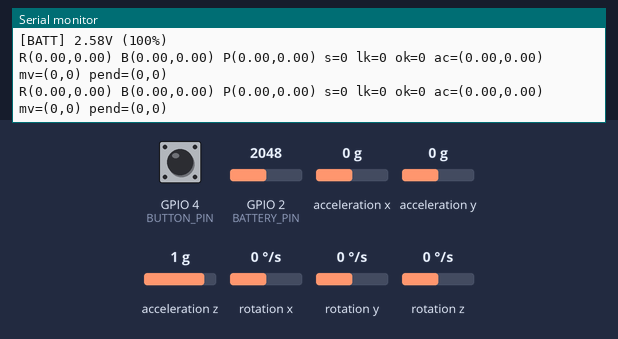
The program below on a simulated ESP32. On the bench: the last lines printed to the serial monitor. The test bench sets the inputs (shaded band); at power-on: GPIO 4 (BUTTON_PIN) HIGH, rotation x 0 °/s, rotation z 0 °/s, GPIO 2 (BATTERY_PIN) = 2048, acceleration x 0 g, acceleration y 0 g, acceleration z 1 g, rotation y 0 °/s (analog values on the 0–4095 scale). USB keyboard and mouse output is not drawn.

Above: at 6.8 s.
6.9 s: GPIO 4 (BUTTON_PIN) pulled LOW for 0.15 s
At 7.31 s:
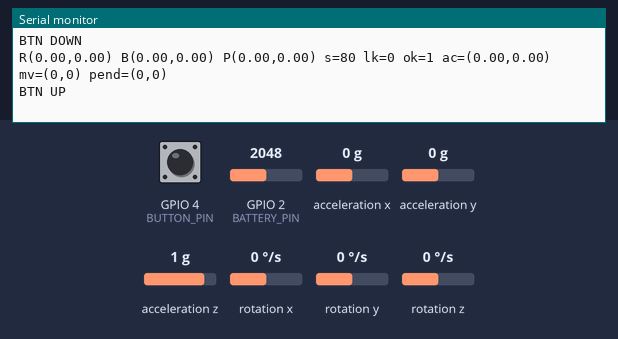
8.5 s: rotation x set to -192 °/s
At 8.9 s:
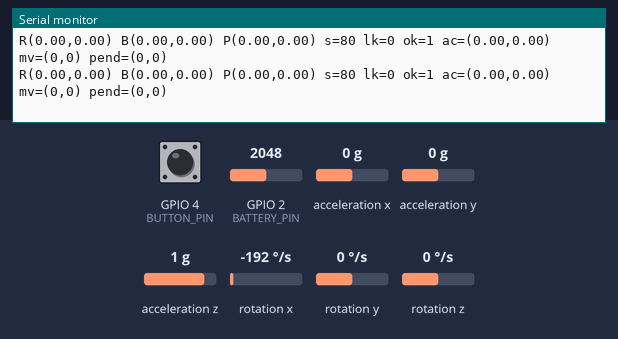
10.0 s: rotation z set to -192 °/s
At 10.4 s:
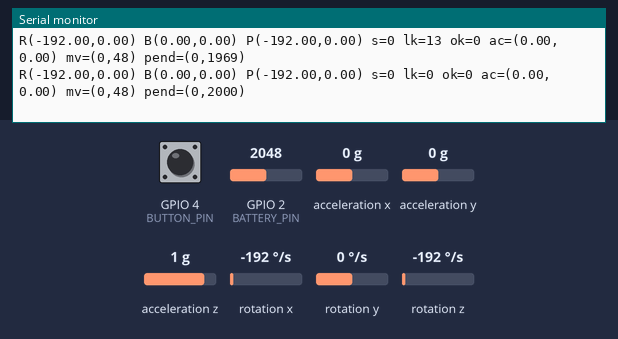
11.5 s: GPIO 4 (BUTTON_PIN) pulled LOW for 1 s
At 11.78 s:
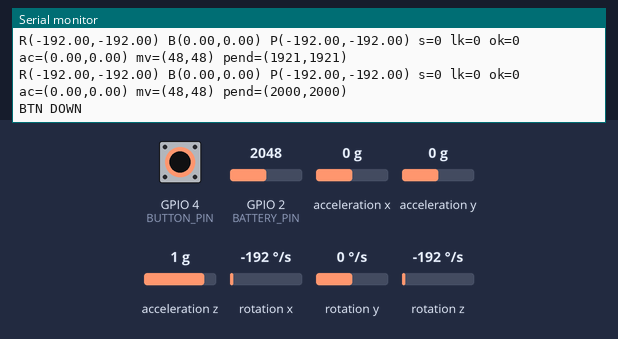
14.0 s: rotation x set to -100 °/s
At 14.4 s:
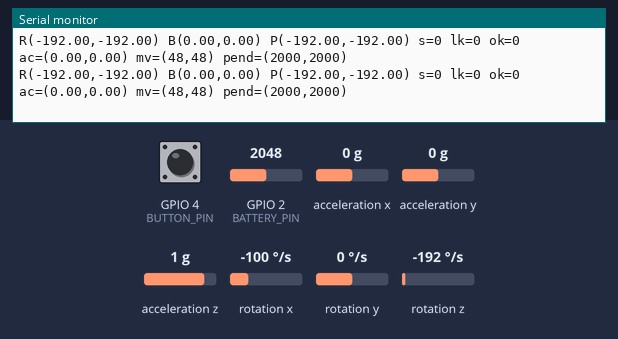
Timing chart, 0 to 16.5 s (numbered marks = the images above; inputs shaded):
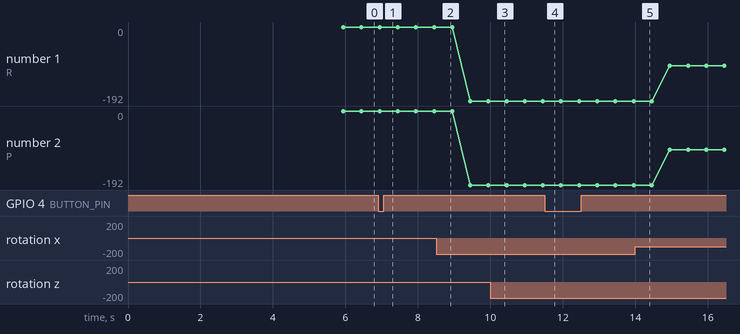

Measured:
- after the input at 6.9 s, the serial monitor: prints a new line at once (image 1)
- after the input at 11.5 s, the serial monitor: prints a new line at once (image 4)
- plotted number 1: 0 → -192 after the input at 8.5 s, -192 → -100 after the input at 14.0 s
- plotted number 2: 0 → -192 after the input at 8.5 s, -192 → -100 after the input at 14.0 s

The program:

main.cpp
```cpp
#include <Arduino.h>
#include <BleMouse.h>
#include <Bounce2.h>
#include <MPU6050_light.h>
#include <Wire.h>

// ===== 引脚 =====
#define BUTTON_PIN 4
#define BATTERY_PIN 2

// ===== 电池参数 =====
#define ADC_CORRECTION 1.564f
#define BATTERY_MAX_V 2.50f
#define BATTERY_MIN_V 1.80f
#define ADC_REF_V 3.3f
#define ADC_RESOLUTION 4095.0f

// ===== 核心调参 =====
#define GAIN 0.25f
#define DEAD_ZONE 0.8f
#define SMOOTH_FACTOR 0.5f
#define INVERT_Y 1

// ===== 静止判定参数 =====
#define STILL_WIN 60
#define RANGE_THRESH 1.2f
#define ABS_THRESH 2.0f
#define STILL_COUNT_THRESH 80
#define MOTION_LOCK_COUNT 100
#define BIAS_ALPHA 0.008f
#define ACCUM_CLEAR_MS 1000

// ===== BLE发送参数 =====
/**
 * PENDING_LIMIT：pendingX/Y 的最大累积量
 * 防止BLE卡顿时 pending 无限增长导致鼠标瞬移
 * 200Hz * 127 * 0.25(gain) ≈ 理论最大速度，5000 足够安全
 */
#define PENDING_LIMIT 2000

/**
 * BLE_SEND_INTERVAL_MS：BLE发送任务的固定节拍（ms）
 * 必须 > 实际BLE连接间隔，设60ms对所有平台保守安全
 * Windows≈46ms / Mac≈30ms / Android≈11ms
 * 60ms是对Windows最保守的选择，改成45可以提升Mac/Android流畅度
 * 如果还有notify error就改成70
 */
#define BLE_SEND_INTERVAL_MS 60

// ============================================================
// 共享位移寄存器
// 传感器（Core1）原子累加，BLE任务（Core0）每帧取一包发送
// ============================================================
static volatile int pendingX = 0;
static volatile int pendingY = 0;
static portMUX_TYPE moveMux = portMUX_INITIALIZER_UNLOCKED;

static SemaphoreHandle_t bleSemaphore = nullptr;

BleMouse mouse("AirMouse", "ESP32", 100);
Bounce debouncer;
MPU6050 mpu(Wire);

unsigned long lastReadTime = 0;
const unsigned long READ_INTERVAL = 5;
unsigned long lastBattTime = 0;
const unsigned long BATT_INTERVAL = 30000;

float lastMouseX = 0, lastMouseY = 0;
float accumX = 0, accumY = 0;
float gyroX_bias = 0, gyroZ_bias = 0;

float gyroX_win[STILL_WIN];
float gyroZ_win[STILL_WIN];
int winIdx = 0;
bool winFull = false;

int stillCount = 0;
int motionLock = 0;
bool biasUpdateOK = false;

unsigned long stationaryConfirmedStart = 0;
bool isConfirmedStationary = false;
bool lastConn = false;

// 非阻塞日志
#define LOG_BUF_SIZE 160
static char logBuf[LOG_BUF_SIZE];
static bool logPending = false;
static unsigned long lastLogTime = 0;
const unsigned long LOG_INTERVAL = 500;

void scheduleLog(float rX, float rZ, float bX, float bZ,
                 float p, float y, int sc, int lk, int ok,
                 float aX, float aY, int mX, int mY,
                 int pX, int pY)
{
    if (!logPending) {
        snprintf(logBuf, LOG_BUF_SIZE,
                 "R(%.2f,%.2f) B(%.2f,%.2f) P(%.2f,%.2f) "
                 "s=%d lk=%d ok=%d ac=(%.2f,%.2f) mv=(%d,%d) pend=(%d,%d)",
                 rX, rZ, bX, bZ, p, y,
                 sc, lk, ok, aX, aY, mX, mY, pX, pY);
        logPending = true;
    }
}

void calibrateMPU();
uint8_t readBatteryLevel();
void reportBattery();
bool checkStill(float *bufX, float *bufZ, int n);

// ============================================================
// BLE发送任务（Core 0）
//
// ★ 修复ChatGPT指出的问题2：
//    不再用while循环一次清空，改为"每帧只发一包"
//    效果：大位移被平滑分摊到多个BLE帧，无突变，手感丝滑
//
// 节拍：BLE_SEND_INTERVAL_MS（60ms）
//    → 每帧最多发 ±127
//    → 1秒最多发 127 * (1000/60) ≈ 2116 单位
//    → 足够覆盖所有正常操作速度
// ============================================================
void bleTask(void *param)
{
    BleMouse *m = (BleMouse *)param;

    for (;;) {
        // 等BLE连接信号（断连时挂起，不空转耗CPU）
        xSemaphoreTake(bleSemaphore, portMAX_DELAY);
        xSemaphoreGive(bleSemaphore);

        if (!m->isConnected()) {
            vTaskDelay(pdMS_TO_TICKS(100));
            continue;
        }

        // ★ 每帧只取一包（±127范围内）
        // pending里剩余的留到下一帧，天然平滑
        int8_t sx, sy;
        portENTER_CRITICAL(&moveMux);
        sx = (int8_t)constrain(pendingX, -127, 127);
        sy = (int8_t)constrain(pendingY, -127, 127);
        pendingX -= sx;
        pendingY -= sy;
        portEXIT_CRITICAL(&moveMux);

        if (sx != 0 || sy != 0) {
            m->move(sx, sy);
        }

        // 固定节拍等待，对齐BLE连接间隔
        vTaskDelay(pdMS_TO_TICKS(BLE_SEND_INTERVAL_MS));
    }
}

void setup()
{
    Serial.begin(115200);
    delay(1000);
    Serial.println("=== AirMouse (Final v3) ===");

    bleSemaphore = xSemaphoreCreateBinary();

    pinMode(BUTTON_PIN, INPUT_PULLUP);
    debouncer.attach(BUTTON_PIN);
    debouncer.interval(10);

    pinMode(BATTERY_PIN, INPUT);
    analogReadResolution(12);
    analogSetAttenuation(ADC_11db);

    Wire.begin();
    Wire.setClock(400000);

    if (mpu.begin() != 0) {
        Serial.println("MPU6050 ERROR!");
        while (1)
            delay(10);
    }

    Serial.println("等待传感器稳定...");
    delay(1500);
    Serial.println("校准中，请保持静止并水平放置...");
    mpu.calcOffsets();
    delay(200);
    calibrateMPU();

    memset(gyroX_win, 0, sizeof(gyroX_win));
    memset(gyroZ_win, 0, sizeof(gyroZ_win));

    mouse.begin();

    xTaskCreatePinnedToCore(
        bleTask, "bleTask", 4096, &mouse, 1, nullptr, 0);

    Serial.println("Init Done.");
}

void calibrateMPU()
{
    float sumX = 0, sumZ = 0;
    for (int i = 0; i < 500; i++) {
        mpu.update();
        sumX += mpu.getGyroX();
        sumZ += mpu.getGyroZ();
        delay(2);
    }
    gyroX_bias = sumX / 500.0f;
    gyroZ_bias = sumZ / 500.0f;
    Serial.printf("偏置: X=%.3f  Z=%.3f\n", gyroX_bias, gyroZ_bias);
    if (fabsf(gyroX_bias) > 2.0f || fabsf(gyroZ_bias) > 2.0f) {
        Serial.println("警告：偏置过大！请水平静止放置后重启。");
    }
}

uint8_t readBatteryLevel()
{
    long sum = 0;
    for (int i = 0; i < 16; i++) {
        sum += analogRead(BATTERY_PIN);
        delay(1);
    }
    float adcVal = sum / 16.0f;
    if (adcVal < 100)
        return 255;
    float v = (adcVal / ADC_RESOLUTION) * ADC_REF_V * ADC_CORRECTION;
    float pct = (v - BATTERY_MIN_V) / (BATTERY_MAX_V - BATTERY_MIN_V) * 100.0f;
    pct = constrain(pct, 0.0f, 100.0f);
    Serial.printf("[BATT] %.2fV (%d%%)\n", v, (int)pct);
    return (uint8_t)pct;
}

void reportBattery()
{
    uint8_t batt = readBatteryLevel();
    if (batt != 255 && mouse.isConnected()) {
        mouse.setBatteryLevel(batt);
        lastBattTime = millis();
    }
}

bool checkStill(float *bufX, float *bufZ, int n)
{
    if (n < 10)
        return false;
    float mnX = bufX[0], mxX = bufX[0], sumX = 0;
    float mnZ = bufZ[0], mxZ = bufZ[0], sumZ = 0;
    for (int i = 0; i < n; i++) {
        if (bufX[i] < mnX)
            mnX = bufX[i];
        if (bufX[i] > mxX)
            mxX = bufX[i];
        if (bufZ[i] < mnZ)
            mnZ = bufZ[i];
        if (bufZ[i] > mxZ)
            mxZ = bufZ[i];
        sumX += bufX[i];
        sumZ += bufZ[i];
    }
    bool rangeOK = (mxX - mnX < RANGE_THRESH) && (mxZ - mnZ < RANGE_THRESH);
    bool absOK = (fabsf(sumX / n) < ABS_THRESH) && (fabsf(sumZ / n) < ABS_THRESH);
    return rangeOK && absOK;
}

void loop()
{
    unsigned long now = millis();
    bool nowConn = mouse.isConnected();

    // 非阻塞日志
    if (logPending && (now - lastLogTime >= LOG_INTERVAL)) {
        Serial.println(logBuf);
        logPending = false;
        lastLogTime = now;
    }

    if (nowConn != lastConn) {
        lastConn = nowConn;
        if (nowConn) {
            Serial.println("[BLE] Connected");
            // 连接瞬间清空所有残留，防飞鼠
            portENTER_CRITICAL(&moveMux);
            pendingX = 0;
            pendingY = 0;
            portEXIT_CRITICAL(&moveMux);
            accumX = 0;
            accumY = 0;
            lastMouseX = 0;
            lastMouseY = 0;
            delay(300);
            reportBattery();
            xSemaphoreGive(bleSemaphore);
        } else {
            Serial.println("[BLE] Disconnected");
            lastMouseX = lastMouseY = 0;
        }
    }
    if (!nowConn) {
        lastMouseX = lastMouseY = 0;
    }
    if (nowConn && (now - lastBattTime > BATT_INTERVAL)) {
        reportBattery();
    }

    // ── 200Hz 传感器读取（Core 1）──
    if (now - lastReadTime >= READ_INTERVAL) {
        lastReadTime = now;
        mpu.update();

        float rawX = mpu.getGyroX();
        float rawZ = mpu.getGyroZ();

        gyroX_win[winIdx] = rawX;
        gyroZ_win[winIdx] = rawZ;
        winIdx = (winIdx + 1) % STILL_WIN;
        if (winIdx == 0)
            winFull = true;
        int checkN = winFull ? STILL_WIN : winIdx;

        bool rawStill = checkStill(gyroX_win, gyroZ_win, checkN);

        if (rawStill) {
            if (stillCount < STILL_COUNT_THRESH)
                stillCount++;
        } else {
            if (stillCount > 0)
                motionLock = MOTION_LOCK_COUNT;
            stillCount = 0;
        }
        if (motionLock > 0)
            motionLock--;

        biasUpdateOK = (stillCount >= STILL_COUNT_THRESH) && (motionLock == 0);

        if (biasUpdateOK) {
            gyroX_bias = gyroX_bias * (1.0f - BIAS_ALPHA) + rawX * BIAS_ALPHA;
            gyroZ_bias = gyroZ_bias * (1.0f - BIAS_ALPHA) + rawZ * BIAS_ALPHA;
            if (!isConfirmedStationary) {
                isConfirmedStationary = true;
                stationaryConfirmedStart = now;
            }
            if (now - stationaryConfirmedStart > ACCUM_CLEAR_MS) {
                accumX = 0;
                accumY = 0;
            }
        } else {
            isConfirmedStationary = false;
        }

        float pitch = rawX - gyroX_bias;
        float yaw = rawZ - gyroZ_bias;
        if (fabsf(pitch) < DEAD_ZONE)
            pitch = 0;
        if (fabsf(yaw) < DEAD_ZONE)
            yaw = 0;

        float vX = -yaw * GAIN;
        float vY = pitch * GAIN * (INVERT_Y ? -1.0f : 1.0f);

        float smX = lastMouseX * (1.0f - SMOOTH_FACTOR) + vX * SMOOTH_FACTOR;
        float smY = lastMouseY * (1.0f - SMOOTH_FACTOR) + vY * SMOOTH_FACTOR;
        lastMouseX = smX;
        lastMouseY = smY;

        accumX += smX;
        accumY += smY;
        int moveX = (int)accumX;
        int moveY = (int)accumY;
        accumX -= moveX;
        accumY -= moveY;

        // ★ 修复ChatGPT指出的问题1：加限幅保险丝
        // pending超过PENDING_LIMIT说明BLE严重卡顿
        // 截断而不是丢弃：超出部分被抛弃，但不会归零
        if (moveX != 0 || moveY != 0) {
            portENTER_CRITICAL(&moveMux);
            pendingX = constrain(pendingX + moveX, -PENDING_LIMIT, PENDING_LIMIT);
            pendingY = constrain(pendingY + moveY, -PENDING_LIMIT, PENDING_LIMIT);
            portEXIT_CRITICAL(&moveMux);
        }

        // 读取当前pending用于日志（不加锁，仅供参考）
        int lpx = pendingX, lpy = pendingY;
        scheduleLog(rawX, rawZ, gyroX_bias, gyroZ_bias,
                    pitch, yaw, stillCount, motionLock, (int)biasUpdateOK,
                    accumX, accumY, moveX, moveY, lpx, lpy);
    }

    // ── 按键 ──
    debouncer.update();
    if (debouncer.fell()) {
        if (mouse.isConnected())
            mouse.press(MOUSE_LEFT);
        Serial.println("BTN DOWN");
    }
    if (debouncer.rose()) {
        if (mouse.isConnected())
            mouse.release(MOUSE_LEFT);
        Serial.println("BTN UP");
    }

    delay(1);
}
```
